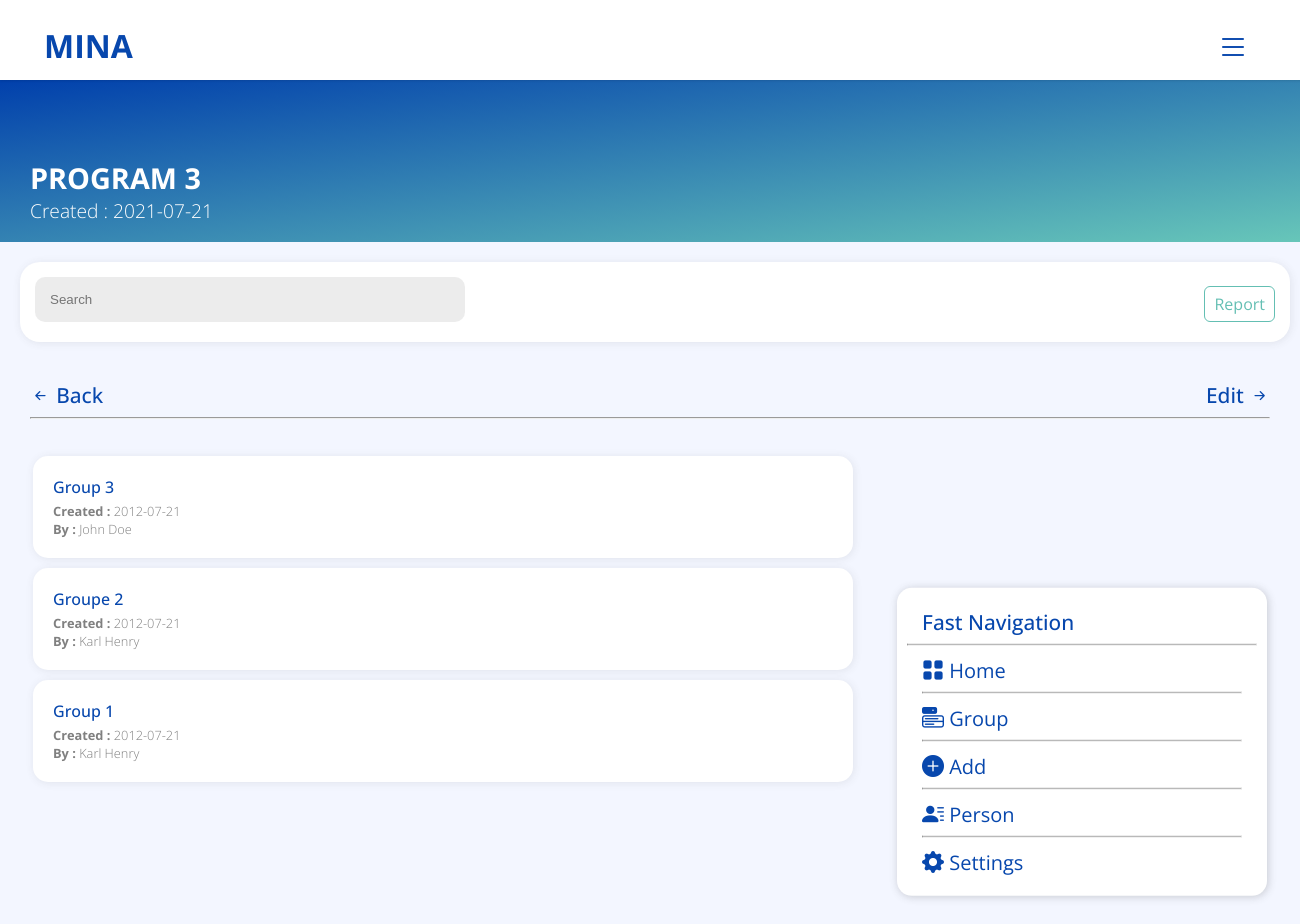
/View/program-details.php?program=3 (signed in), run on the app's committed database.
### tables this page shows
CREATE TABLE `users` (
  `code_user` int(11) NOT NULL,
  `nom` varchar(50) NOT NULL,
  `prenom` varchar(50) NOT NULL,
  `email` varchar(50) NOT NULL,
  `password` varchar(255) NOT NULL,
  `adresse` varchar(100) NOT NULL,
  `telephone_1` varchar(20) NOT NULL,
  `telephone_2` varchar(20) NOT NULL,
  `code_entreprise` varchar(50) NOT NULL,
  `id_role` int(11) NOT NULL,
  `id_statut` int(11) NOT NULL
);

CREATE TABLE `program` (
  `id_program` int(11) NOT NULL,
  `program_name` varchar(50) NOT NULL,
  `date_creation` date NOT NULL,
  `date_expiration` date NOT NULL,
  `description` varchar(100) NOT NULL,
  `image` varchar(100) NOT NULL,
  `code_entreprise` varchar(50) NOT NULL,
  `code_user` int(11) NOT NULL
);

CREATE TABLE `entreprise` (
  `id_ent` int(11) NOT NULL,
  `code_entreprise` varchar(50) NOT NULL,
  `nom_entreprise` varchar(100) NOT NULL,
  `date_creation` date NOT NULL,
  `date_expiration` date NOT NULL,
  `statut_id` int(11) NOT NULL
);

CREATE TABLE `groupe` (
  `id_group` int(11) NOT NULL,
  `nom_groupe` varchar(50) NOT NULL,
  `description` varchar(100) NOT NULL,
  `date_creation` date NOT NULL,
  `date_expiration` date NOT NULL,
  `id_program` int(11) NOT NULL,
  `code_user` int(11) NOT NULL
);

### View/program-details.php (the view, shortened to what this page needs)
<!Doctype html>
<html>
<head>
    <link rel="stylesheet" href="css/style.css">
    <link rel="stylesheet" type="text/css" href="css/main.css">
    <link rel="stylesheet" href="https://cdn.jsdelivr.net/npm/bootstrap-icons@1.5.0/font/bootstrap-icons.css">
</head>
<body class="body">
    <?php
    include_once('header.php');
    ?>
    <div class="header-content">
        <?php
        $id = $_GET['program'];
        $query = "SELECT * FROM users, program WHERE users.code_user = program.code_user AND id_program = $id LIMIT 1";
        $result = $conn->query($query);
        if (mysqli_num_rows($result) > 0) {
            while ($row = mysqli_fetch_assoc($result)) {
                echo '<div class="title">' . $row["program_name"] . '</div>
                    <span class="subtitle">Created : ' . $row["date_creation"] . '</span>';
            }
        }
        ?>
    </div>
    <div class="second-part-content">
        <div class="search">
            <div class="custom-container">
                <form action="" method="post" class="">
                    <input type="text" name="searchAll" id="" placeholder="Search" class="search-main">
                </form>
            </div>
            <div class="link">
                <ul>
                    <?php
                    if (isset($_SESSION["role"]) && $_SESSION["role"] === 3 || $_SESSION["role"] === 2) {
                        echo '<li>';
                        $id = $_GET["program"];
                        $query = "SELECT * FROM program WHERE program.id_program = $id";
                        $result = $conn->query($query);
                        if (mysqli_num_rows($result) > 0) {
                            while ($row = mysqli_fetch_assoc($result)) {
                                echo '<a href="add-group.php?program=' . $row["id_program"] . '" class="btn btn-outline-primary">New group</a>';
                            }
                        }
                        echo '</li> <li><a href="report.php" class="btn btn-outline-muted">Report</a></li>';
                    } elseif (isset($_SESSION["role"]) && $_SESSION["role"] === 1) {
                        echo '<li><a href="report.php" class="btn btn-outline-muted">Report</a></li>';
                    }
                    ?>
                </ul>
            </div>
        </div>
    </div>
    <div class="third-part-content">
        <div class="container mt-3">
            <span class="title-page-list">
                <a href="index.php">
                    <i class="bi bi-arrow-left-short"></i> <span class="align-items"></span> Back
                </a>
                <a href="<?php echo'edit-program.php?program='.$_GET["program"];?>" class="float-end fs-6">
                    <span class="align-items"></span> Edit <i class="bi bi-arrow-right-short"></i>
                </a>
                <hr class="hr">
            </span>
            <div class="list-content mt-3 mb-5">
                <?php
                if (isset($_POST["searchAll"])) {
                    $search = $_POST["searchAll"];
                    $id = $_GET["program"];
                    $code_entreprise = $_SESSION["code_entreprise"];
                    $query = "SELECT * FROM entreprise, program, groupe, users WHERE users.code_entreprise = '$code_entreprise' AND program.code_entreprise = '$code_entreprise' AND entreprise.code_entreprise = '$code_entreprise' ANDnom_groupe LIKE '%$search%' AND program.id_program = $id AND groupe.id_program = $id AND users.code_user = groupe.code_user ORDER BY groupe.id_group DESC";
                    $result = $conn->query($query);
                    if (mysqli_num_rows($result) > 0) {
                        while ($row = mysqli_fetch_assoc($result)) {
                            echo '<a href="group.php?group-details=' . $row["id_group"] . '" class="nav-link">
                            <div class="bg-white">
                                <div class="group-name-and-details">
                                    <div class="group-name">' . $row["nom_groupe"] . '</div>
                                    <div class="group-details">
                                        <b>Created : </b>' . $row["date_creation"] . ' <br>
                                        <b>By : </b>' . $row["nom"] . ' ' . $row["prenom"] . '</div>
                                    </div>';
                            echo '</div>
                        </a>';
                        }
                    } else {
                        echo '<div class="bg-white">
                        <div class="group-name-and-details">
                            <div class="group-name">There is no group with this name...</div>
                            <div class="group-details">Please create a new group in this program !</div>
                        </div>
                    </div>';
                    }
                } else {
                    $id = $_GET["program"];
                    $code_entreprise = $_SESSION["code_entreprise"];
                    $query = "SELECT * FROM entreprise, program, groupe, users WHERE users.code_entreprise = '$code_entreprise' AND program.code_entreprise = '$code_entreprise' AND entreprise.code_entreprise = '$code_entreprise' AND program.id_program = $id AND groupe.id_program = $id AND users.code_user = groupe.code_user ORDER BY groupe.id_group DESC";
                    $result = $conn->query($query);
                    if (mysqli_num_rows($result) > 0) {
                        while ($row = mysqli_fetch_assoc($result)) {
                            echo '<a href="group.php?group-details=' . $row["id_group"] . '" class="nav-link">
                            <div class="bg-white">
                                <div class="group-name-and-details">
                                    <div class="group-name">' . $row["nom_groupe"] . '</div>
                                    <div class="group-details">
                                        <b>Created : </b>' . $row["date_creation"] . ' <br>
                                        <b>By : </b>' . $row["nom"] . ' ' . $row["prenom"] . '</div>
                                    </div>';
                            echo '</div>
                        </a>';
                        }
                    }
                }
                ?>
                <?php
                include_once('sidebar.php');
                ?>
            </div>
        </div>
    </div>
    <?php
    include_once('footer.php');
    ?>
</body>
</html>

### View/css/style.css (style rules this page uses)
:root { --background-color: #F3F6FF; --white: #FFF; --gray: rgba(128, 128, 128, 0.863); --primary: #0747AD; --secondary: #8d9da1; --muted: #64BFB3; --bg-light-gray: rgb(252, 252, 252); --red: rgb(180, 12, 0); }
.float-end { float:right; }
.container { padding: 0 30px; }
a { text-decoration: none; -webkit-tap-highlight-color: transparent; }
body, .body { background-color: var(--background-color); padding: 0; margin: 0; font-family: 'Open Sans', sans-serif; }
.header-content { background-image: linear-gradient(to bottom right, rgb(1, 64, 172), rgb(103, 198, 185)); height: auto; width: 100%; color: var(--white); padding: 18px 0; margin-top:80px; position: unset; }
.title, .subtitle { margin: 0 30px; width: auto; }
.title { font-size: 1.8rem; font-weight: bold; margin-top: 60px; text-transform: uppercase; width: auto; }
.subtitle { font-weight: lighter; font-size: 1.2rem; }
.second-part-content { margin: 20px; padding: 15px; height: 50px; width: 1240px; background-color: var(--white); box-shadow: 1px 1px 8px rgba(65, 65, 65, 0.1); border-radius: 20px; }
.custom-container { float: left; }
.search-main { height: 45px; width: 400px; background-color: rgba(206, 206, 206, 0.384); border-style: none; border-radius: 10px; padding: 0 15px; -webkit-tap-highlight-color: transparent; }
.nav-link { color: inherit; text-decoration: none !important; -webkit-tap-highlight-color: transparent; }
.link { position: unset; float: right; }
.link ul li { list-style: none; display: inline-block; }
.btn { background-color: none; padding: 6px 9px; text-decoration: none; padding: 6px 9px; border-radius: 6px; }
.btn-outline-muted { border: 1px solid var(--muted); color: var(--muted); }
.fs-6 { font-size: 12px; }
.mt-3 { margin-top: 3%; }
.mb-5 { margin-bottom: 100px; }
.title-page-list a { color: var(--primary); font-weight: 500; font-size: 1.3rem; }
.list-content { padding: 0 3px; }
.bg-white { height: auto; width: 800px; border-radius: 15px; box-shadow: 1px 1px 8px rgba(65, 65, 65, 0.1); background-color: var(--white); padding: 20px 10px; margin-bottom: 10px; }
.name, .group-name { font-weight: 500; color: var(--primary); margin-bottom: 4px; width: max-content; }
.group-name-and-details { position: unset; margin-top: 0; margin-left: 10px; }
.group-details { font-weight: lighter; font-size: 0.8rem; color: gray; }

### data on the page
users: program.program_name "PROGRAM 3", program.date_creation "2021-07-21"
entreprise: groupe.nom_groupe "Group 3", groupe.date_creation "2012-07-21", users.nom "John", users.prenom "Doe", groupe.nom_groupe "Groupe 2", users.nom "Karl", users.prenom "Henry", groupe.nom_groupe "Group 1"
